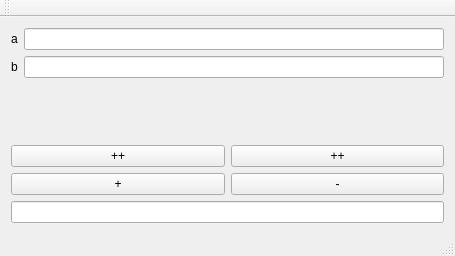
<?xml version="1.0" encoding="UTF-8"?>
<ui version="4.0">
 <class>MainWindow</class>
 <widget class="QMainWindow" name="MainWindow">
  <property name="geometry">
   <rect>
    <x>0</x>
    <y>0</y>
    <width>455</width>
    <height>256</height>
   </rect>
  </property>
  <property name="windowTitle">
   <string>Fraction calculator</string>
  </property>
  <widget class="QWidget" name="centralWidget">
   <layout class="QGridLayout" name="gridLayout_2">
    <item row="0" column="0">
     <layout class="QFormLayout" name="formLayout">
      <item row="0" column="0">
       <widget class="QLabel" name="label">
        <property name="text">
         <string>a</string>
        </property>
       </widget>
      </item>
      <item row="0" column="1">
       <widget class="QLineEdit" name="leOp1"/>
      </item>
      <item row="1" column="0">
       <widget class="QLabel" name="label_2">
        <property name="text">
         <string>b</string>
        </property>
       </widget>
      </item>
      <item row="1" column="1">
       <widget class="QLineEdit" name="leOp2"/>
      </item>
     </layout>
    </item>
    <item row="1" column="0">
     <layout class="QGridLayout" name="gridLayout">
      <item row="0" column="1">
       <widget class="QPushButton" name="pbOp2Inc">
        <property name="text">
         <string>++</string>
        </property>
       </widget>
      </item>
      <item row="0" column="0">
       <widget class="QPushButton" name="pbOp1Inc">
        <property name="text">
         <string>++</string>
        </property>
       </widget>
      </item>
      <item row="1" column="0">
       <widget class="QPushButton" name="pbPlus">
        <property name="text">
         <string>+</string>
        </property>
       </widget>
      </item>
      <item row="1" column="1">
       <widget class="QPushButton" name="pbMinus">
        <property name="text">
         <string>-</string>
        </property>
       </widget>
      </item>
     </layout>
    </item>
    <item row="2" column="0">
     <widget class="QLineEdit" name="leResult"/>
    </item>
   </layout>
  </widget>
  <widget class="QMenuBar" name="menuBar">
   <property name="geometry">
    <rect>
     <x>0</x>
     <y>0</y>
     <width>455</width>
     <height>23</height>
    </rect>
   </property>
  </widget>
  <widget class="QToolBar" name="mainToolBar">
   <attribute name="toolBarArea">
    <enum>TopToolBarArea</enum>
   </attribute>
   <attribute name="toolBarBreak">
    <bool>false</bool>
   </attribute>
  </widget>
  <widget class="QStatusBar" name="statusBar"/>
 </widget>
 <layoutdefault spacing="6" margin="11"/>
 <resources/>
 <connections/>
</ui>
